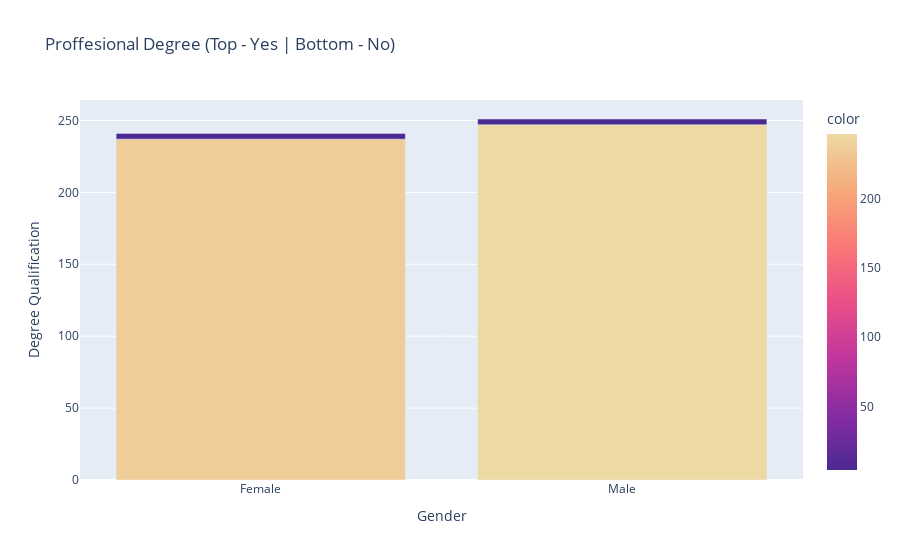

Source (notebook cell):
### Code cell
# Chart of persons that achieved a Proffesional Degree : Males Vs Females
bar = px.bar(
    x = educprof_by_sex.SEX,
    y = educprof_by_sex.EDUCPROF,
    color= educprof_by_sex.EDUCPROF,
    title = "Proffesional Degree (Top - Yes | Bottom - No)", 
    color_continuous_scale="agsunset"
)


bar.update_layout(
    xaxis_title = "Gender",
    yaxis_title = "Degree Qualification",
)

bar.show()

### Figure 1 — Plotly figure (JSON) as saved in the notebook; plotly's stock layout.template omitted (floating-point values rounded to 4 significant figures)
{"data": [{"alignmentgroup": "True", "hovertemplate": "x=%{x}<br>y=%{y}<br>color=%{marker.color}<extra></extra>", "legendgroup": "", "marker": {"color": [237, 4, 247, 4], "coloraxis": "coloraxis", "pattern": {"shape": ""}}, "name": "", "offsetgroup": "", "orientation": "v", "showlegend": false, "textposition": "auto", "type": "bar", "x": ["Female", "Female", "Male", "Male"], "xaxis": "x", "y": [237, 4, 247, 4], "yaxis": "y"}], "layout": {"barmode": "relative", "coloraxis": {"colorbar": {"title": {"text": "color"}}, "colorscale": [[0, "rgb(75, 41, 145)"], [0.1667, "rgb(135, 44, 162)"], [0.3333, "rgb(192, 54, 157)"], [0.5, "rgb(234, 79, 136)"], [0.6667, "rgb(250, 120, 118)"], [0.8333, "rgb(246, 169, 122)"], [1, "rgb(237, 217, 163)"]]}, "legend": {"tracegroupgap": 0}, "title": {"text": "Proffesional Degree (Top - Yes | Bottom - No)"}, "xaxis": {"anchor": "y", "domain": [0, 1], "title": {"text": "Gender"}}, "yaxis": {"anchor": "x", "domain": [0, 1], "title": {"text": "Degree Qualification"}}}}
